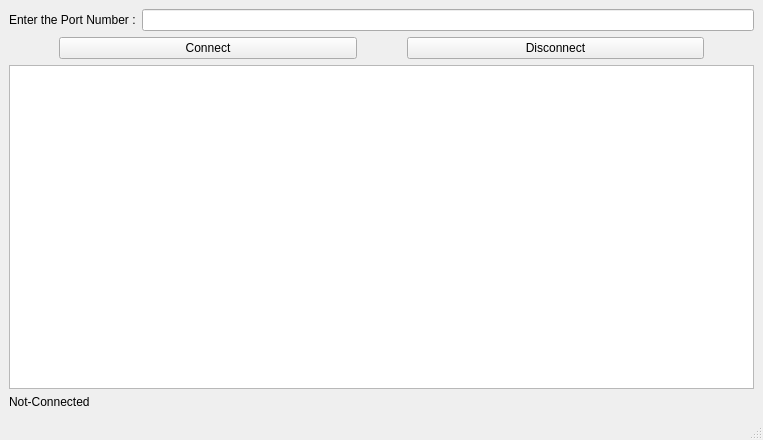
<?xml version="1.0" encoding="UTF-8"?>
<ui version="4.0">
 <class>MainWindow</class>
 <widget class="QMainWindow" name="MainWindow">
  <property name="geometry">
   <rect>
    <x>0</x>
    <y>0</y>
    <width>763</width>
    <height>440</height>
   </rect>
  </property>
  <property name="windowTitle">
   <string>MainWindow</string>
  </property>
  <widget class="QWidget" name="centralwidget">
   <layout class="QVBoxLayout" name="verticalLayout">
    <item>
     <layout class="QHBoxLayout" name="horizontalLayout">
      <item>
       <widget class="QLabel" name="label">
        <property name="text">
         <string>Enter the Port Number :</string>
        </property>
       </widget>
      </item>
      <item>
       <widget class="QLineEdit" name="receiverportno"/>
      </item>
     </layout>
    </item>
    <item>
     <layout class="QHBoxLayout" name="horizontalLayout_2">
      <property name="spacing">
       <number>50</number>
      </property>
      <property name="leftMargin">
       <number>50</number>
      </property>
      <property name="rightMargin">
       <number>50</number>
      </property>
      <item>
       <widget class="QPushButton" name="receiverconnectbutton">
        <property name="text">
         <string>Connect</string>
        </property>
       </widget>
      </item>
      <item>
       <widget class="QPushButton" name="disconnectreceiver">
        <property name="text">
         <string>Disconnect</string>
        </property>
       </widget>
      </item>
     </layout>
    </item>
    <item>
     <widget class="QPlainTextEdit" name="datadispalyscreen"/>
    </item>
    <item>
     <widget class="QLabel" name="connectionstatus">
      <property name="sizePolicy">
       <sizepolicy hsizetype="Fixed" vsizetype="Fixed">
        <horstretch>0</horstretch>
        <verstretch>0</verstretch>
       </sizepolicy>
      </property>
      <property name="text">
       <string>Not-Connected</string>
      </property>
     </widget>
    </item>
   </layout>
  </widget>
  <widget class="QMenuBar" name="menubar">
   <property name="geometry">
    <rect>
     <x>0</x>
     <y>0</y>
     <width>763</width>
     <height>26</height>
    </rect>
   </property>
  </widget>
  <widget class="QStatusBar" name="statusbar"/>
 </widget>
 <resources/>
 <connections/>
</ui>
